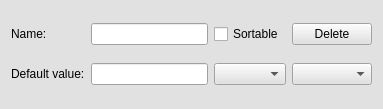
<?xml version="1.0" encoding="UTF-8"?>
<ui version="4.0">
 <class>Form</class>
 <widget class="QWidget" name="Form">
  <property name="geometry">
   <rect>
    <x>0</x>
    <y>0</y>
    <width>383</width>
    <height>109</height>
   </rect>
  </property>
  <property name="palette">
   <palette>
    <active>
     <colorrole role="WindowText">
      <brush brushstyle="SolidPattern">
       <color alpha="255">
        <red>0</red>
        <green>0</green>
        <blue>0</blue>
       </color>
      </brush>
     </colorrole>
     <colorrole role="Button">
      <brush brushstyle="SolidPattern">
       <color alpha="255">
        <red>225</red>
        <green>225</green>
        <blue>225</blue>
       </color>
      </brush>
     </colorrole>
     <colorrole role="Light">
      <brush brushstyle="SolidPattern">
       <color alpha="255">
        <red>255</red>
        <green>255</green>
        <blue>255</blue>
       </color>
      </brush>
     </colorrole>
     <colorrole role="Midlight">
      <brush brushstyle="SolidPattern">
       <color alpha="255">
        <red>240</red>
        <green>240</green>
        <blue>240</blue>
       </color>
      </brush>
     </colorrole>
     <colorrole role="Dark">
      <brush brushstyle="SolidPattern">
       <color alpha="255">
        <red>112</red>
        <green>112</green>
        <blue>112</blue>
       </color>
      </brush>
     </colorrole>
     <colorrole role="Mid">
      <brush brushstyle="SolidPattern">
       <color alpha="255">
        <red>150</red>
        <green>150</green>
        <blue>150</blue>
       </color>
      </brush>
     </colorrole>
     <colorrole role="Text">
      <brush brushstyle="SolidPattern">
       <color alpha="255">
        <red>0</red>
        <green>0</green>
        <blue>0</blue>
       </color>
      </brush>
     </colorrole>
     <colorrole role="BrightText">
      <brush brushstyle="SolidPattern">
       <color alpha="255">
        <red>255</red>
        <green>255</green>
        <blue>255</blue>
       </color>
      </brush>
     </colorrole>
     <colorrole role="ButtonText">
      <brush brushstyle="SolidPattern">
       <color alpha="255">
        <red>0</red>
        <green>0</green>
        <blue>0</blue>
       </color>
      </brush>
     </colorrole>
     <colorrole role="Base">
      <brush brushstyle="SolidPattern">
       <color alpha="255">
        <red>255</red>
        <green>255</green>
        <blue>255</blue>
       </color>
      </brush>
     </colorrole>
     <colorrole role="Window">
      <brush brushstyle="SolidPattern">
       <color alpha="255">
        <red>225</red>
        <green>225</green>
        <blue>225</blue>
       </color>
      </brush>
     </colorrole>
     <colorrole role="Shadow">
      <brush brushstyle="SolidPattern">
       <color alpha="255">
        <red>0</red>
        <green>0</green>
        <blue>0</blue>
       </color>
      </brush>
     </colorrole>
     <colorrole role="AlternateBase">
      <brush brushstyle="SolidPattern">
       <color alpha="255">
        <red>240</red>
        <green>240</green>
        <blue>240</blue>
       </color>
      </brush>
     </colorrole>
     <colorrole role="ToolTipBase">
      <brush brushstyle="SolidPattern">
       <color alpha="255">
        <red>255</red>
        <green>255</green>
        <blue>220</blue>
       </color>
      </brush>
     </colorrole>
     <colorrole role="ToolTipText">
      <brush brushstyle="SolidPattern">
       <color alpha="255">
        <red>0</red>
        <green>0</green>
        <blue>0</blue>
       </color>
      </brush>
     </colorrole>
     <colorrole role="PlaceholderText">
      <brush brushstyle="SolidPattern">
       <color alpha="128">
        <red>0</red>
        <green>0</green>
        <blue>0</blue>
       </color>
      </brush>
     </colorrole>
    </active>
    <inactive>
     <colorrole role="WindowText">
      <brush brushstyle="SolidPattern">
       <color alpha="255">
        <red>0</red>
        <green>0</green>
        <blue>0</blue>
       </color>
      </brush>
     </colorrole>
     <colorrole role="Button">
      <brush brushstyle="SolidPattern">
       <color alpha="255">
        <red>225</red>
        <green>225</green>
        <blue>225</blue>
       </color>
      </brush>
     </colorrole>
     <colorrole role="Light">
      <brush brushstyle="SolidPattern">
       <color alpha="255">
        <red>255</red>
        <green>255</green>
        <blue>255</blue>
       </color>
      </brush>
     </colorrole>
     <colorrole role="Midlight">
      <brush brushstyle="SolidPattern">
       <color alpha="255">
        <red>240</red>
        <green>240</green>
        <blue>240</blue>
       </color>
      </brush>
     </colorrole>
     <colorrole role="Dark">
      <brush brushstyle="SolidPattern">
       <color alpha="255">
        <red>112</red>
        <green>112</green>
        <blue>112</blue>
       </color>
      </brush>
     </colorrole>
     <colorrole role="Mid">
      <brush brushstyle="SolidPattern">
       <color alpha="255">
        <red>150</red>
        <green>150</green>
        <blue>150</blue>
       </color>
      </brush>
     </colorrole>
     <colorrole role="Text">
      <brush brushstyle="SolidPattern">
       <color alpha="255">
        <red>0</red>
        <green>0</green>
        <blue>0</blue>
       </color>
      </brush>
     </colorrole>
     <colorrole role="BrightText">
      <brush brushstyle="SolidPattern">
       <color alpha="255">
        <red>255</red>
        <green>255</green>
        <blue>255</blue>
       </color>
      </brush>
     </colorrole>
     <colorrole role="ButtonText">
      <brush brushstyle="SolidPattern">
       <color alpha="255">
        <red>0</red>
        <green>0</green>
        <blue>0</blue>
       </color>
      </brush>
     </colorrole>
     <colorrole role="Base">
      <brush brushstyle="SolidPattern">
       <color alpha="255">
        <red>255</red>
        <green>255</green>
        <blue>255</blue>
       </color>
      </brush>
     </colorrole>
     <colorrole role="Window">
      <brush brushstyle="SolidPattern">
       <color alpha="255">
        <red>225</red>
        <green>225</green>
        <blue>225</blue>
       </color>
      </brush>
     </colorrole>
     <colorrole role="Shadow">
      <brush brushstyle="SolidPattern">
       <color alpha="255">
        <red>0</red>
        <green>0</green>
        <blue>0</blue>
       </color>
      </brush>
     </colorrole>
     <colorrole role="AlternateBase">
      <brush brushstyle="SolidPattern">
       <color alpha="255">
        <red>240</red>
        <green>240</green>
        <blue>240</blue>
       </color>
      </brush>
     </colorrole>
     <colorrole role="ToolTipBase">
      <brush brushstyle="SolidPattern">
       <color alpha="255">
        <red>255</red>
        <green>255</green>
        <blue>220</blue>
       </color>
      </brush>
     </colorrole>
     <colorrole role="ToolTipText">
      <brush brushstyle="SolidPattern">
       <color alpha="255">
        <red>0</red>
        <green>0</green>
        <blue>0</blue>
       </color>
      </brush>
     </colorrole>
     <colorrole role="PlaceholderText">
      <brush brushstyle="SolidPattern">
       <color alpha="128">
        <red>0</red>
        <green>0</green>
        <blue>0</blue>
       </color>
      </brush>
     </colorrole>
    </inactive>
    <disabled>
     <colorrole role="WindowText">
      <brush brushstyle="SolidPattern">
       <color alpha="255">
        <red>112</red>
        <green>112</green>
        <blue>112</blue>
       </color>
      </brush>
     </colorrole>
     <colorrole role="Button">
      <brush brushstyle="SolidPattern">
       <color alpha="255">
        <red>225</red>
        <green>225</green>
        <blue>225</blue>
       </color>
      </brush>
     </colorrole>
     <colorrole role="Light">
      <brush brushstyle="SolidPattern">
       <color alpha="255">
        <red>255</red>
        <green>255</green>
        <blue>255</blue>
       </color>
      </brush>
     </colorrole>
     <colorrole role="Midlight">
      <brush brushstyle="SolidPattern">
       <color alpha="255">
        <red>240</red>
        <green>240</green>
        <blue>240</blue>
       </color>
      </brush>
     </colorrole>
     <colorrole role="Dark">
      <brush brushstyle="SolidPattern">
       <color alpha="255">
        <red>112</red>
        <green>112</green>
        <blue>112</blue>
       </color>
      </brush>
     </colorrole>
     <colorrole role="Mid">
      <brush brushstyle="SolidPattern">
       <color alpha="255">
        <red>150</red>
        <green>150</green>
        <blue>150</blue>
       </color>
      </brush>
     </colorrole>
     <colorrole role="Text">
      <brush brushstyle="SolidPattern">
       <color alpha="255">
        <red>112</red>
        <green>112</green>
        <blue>112</blue>
       </color>
      </brush>
     </colorrole>
     <colorrole role="BrightText">
      <brush brushstyle="SolidPattern">
       <color alpha="255">
        <red>255</red>
        <green>255</green>
        <blue>255</blue>
       </color>
      </brush>
     </colorrole>
     <colorrole role="ButtonText">
      <brush brushstyle="SolidPattern">
       <color alpha="255">
        <red>112</red>
        <green>112</green>
        <blue>112</blue>
       </color>
      </brush>
     </colorrole>
     <colorrole role="Base">
      <brush brushstyle="SolidPattern">
       <color alpha="255">
        <red>225</red>
        <green>225</green>
        <blue>225</blue>
       </color>
      </brush>
     </colorrole>
     <colorrole role="Window">
      <brush brushstyle="SolidPattern">
       <color alpha="255">
        <red>225</red>
        <green>225</green>
        <blue>225</blue>
       </color>
      </brush>
     </colorrole>
     <colorrole role="Shadow">
      <brush brushstyle="SolidPattern">
       <color alpha="255">
        <red>0</red>
        <green>0</green>
        <blue>0</blue>
       </color>
      </brush>
     </colorrole>
     <colorrole role="AlternateBase">
      <brush brushstyle="SolidPattern">
       <color alpha="255">
        <red>225</red>
        <green>225</green>
        <blue>225</blue>
       </color>
      </brush>
     </colorrole>
     <colorrole role="ToolTipBase">
      <brush brushstyle="SolidPattern">
       <color alpha="255">
        <red>255</red>
        <green>255</green>
        <blue>220</blue>
       </color>
      </brush>
     </colorrole>
     <colorrole role="ToolTipText">
      <brush brushstyle="SolidPattern">
       <color alpha="255">
        <red>0</red>
        <green>0</green>
        <blue>0</blue>
       </color>
      </brush>
     </colorrole>
     <colorrole role="PlaceholderText">
      <brush brushstyle="SolidPattern">
       <color alpha="128">
        <red>0</red>
        <green>0</green>
        <blue>0</blue>
       </color>
      </brush>
     </colorrole>
    </disabled>
   </palette>
  </property>
  <property name="windowTitle">
   <string>Form</string>
  </property>
  <property name="autoFillBackground">
   <bool>true</bool>
  </property>
  <layout class="QHBoxLayout" name="horizontalLayout">
   <item>
    <layout class="QGridLayout" name="gridLayout">
     <item row="0" column="2">
      <widget class="QCheckBox" name="sorting_check_box">
       <property name="text">
        <string>Sortable</string>
       </property>
      </widget>
     </item>
     <item row="1" column="1">
      <widget class="QLineEdit" name="default_line_edit"/>
     </item>
     <item row="1" column="0">
      <widget class="QLabel" name="default_label">
       <property name="text">
        <string>Default value:</string>
       </property>
      </widget>
     </item>
     <item row="0" column="0">
      <widget class="QLabel" name="name_label">
       <property name="text">
        <string>Name:</string>
       </property>
      </widget>
     </item>
     <item row="1" column="2">
      <widget class="QComboBox" name="filter_combo_box"/>
     </item>
     <item row="0" column="1">
      <widget class="QLineEdit" name="name_line_edit"/>
     </item>
     <item row="1" column="3">
      <widget class="QComboBox" name="value_type_combo_box"/>
     </item>
     <item row="0" column="3">
      <widget class="QPushButton" name="delete_button">
       <property name="text">
        <string>Delete</string>
       </property>
      </widget>
     </item>
    </layout>
   </item>
  </layout>
 </widget>
 <resources/>
 <connections/>
</ui>
